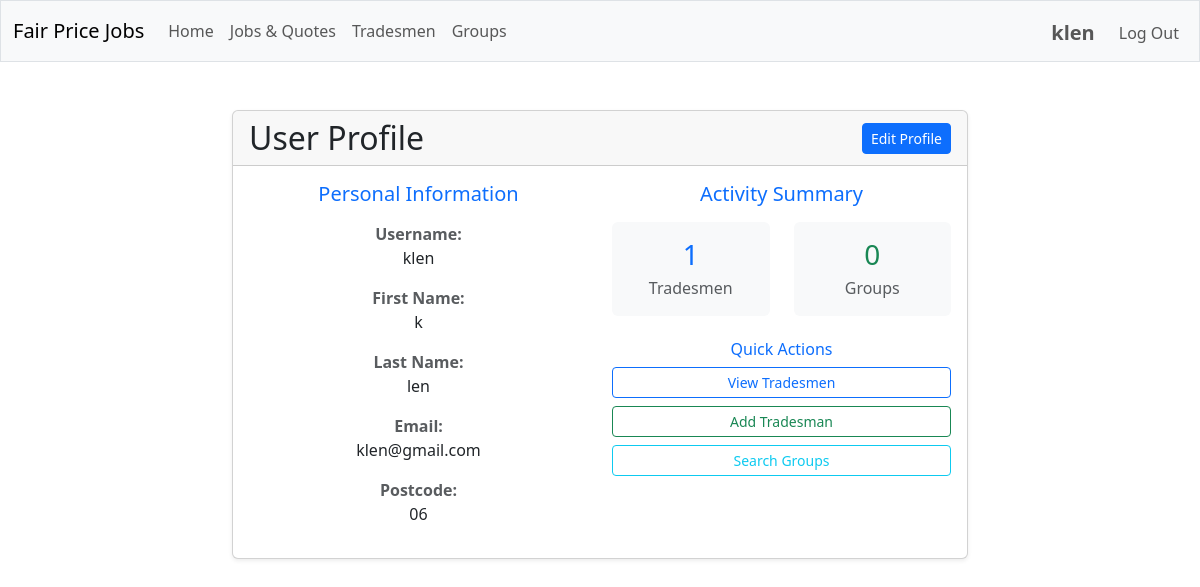
The page /user_profile/1 (signed in) on the database as committed earlier.
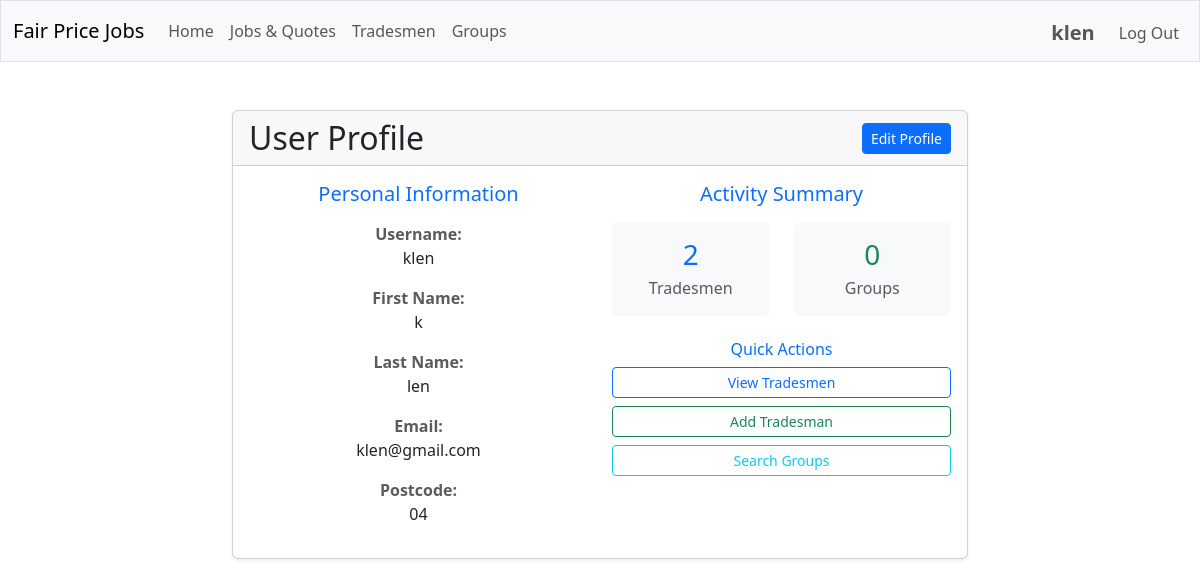
The same page on the database as committed later.
### tables this page shows
CREATE TABLE users (
    id INTEGER PRIMARY KEY AUTOINCREMENT,
    username TEXT NOT NULL UNIQUE,
    firstname TEXT NOT NULL,
    lastname TEXT NOT NULL,
    email TEXT NOT NULL UNIQUE,
    postcode TEXT NOT NULL,
    hash TEXT NOT NULL
);

### app/routes/profile.py (the view)
@profile_bp.route("/user_profile/<int:user_id>")
@login_required
def user_profile(user_id: int) -> Union[str, Response]:
    user = user_service.get_user_by_id(user_id)
    if not user:
        flash("User not found.", "error")
        return redirect(url_for("main.index"))
    user_groups = group_service.get_user_groups(user_id)
    user_tradesmen = tradesman_service.get_tradesmen_by_user(user_id)
    tradesmen_count = len(user_tradesmen)
    groups_count = len([g for g in user_groups if g['status'] != 'pending'])
    return render_template("user_profile.html",
                         user=user,
                         tradesmen_count=tradesmen_count,
                         groups_count=groups_count)

### app/helpers.py (called while the page is built)
def login_required(f: Callable) -> Callable:
    @wraps(f)
    def decorated_function(*args: Any, **kwargs: Any) -> Union[Response, Any]:
        if session.get("user_id") is None:
            return redirect("/login")
        return f(*args, **kwargs)
    return decorated_function

### app/services/database.py (called while the page is built)
def get_db_service() -> DatabaseService:
    return db_service

    def get_connection(self):
        if self.database_path is None:
            raise ValueError("Database path is not configured")
        try:
            if not hasattr(g, '_database'):
                g._database = sqlite3.connect(self.database_path, isolation_level=None)
                g._database.row_factory = sqlite3.Row
                g._database.execute("PRAGMA foreign_keys = ON")
            return g._database
        except RuntimeError:
            if not hasattr(self, '_test_connection'):
                self._test_connection = sqlite3.connect(self.database_path, isolation_level=None)
                self._test_connection.row_factory = sqlite3.Row
                self._test_connection.execute("PRAGMA foreign_keys = ON")
            return self._test_connection

### templates/user_profile.html (shortened to what the changed rows need)
{% extends "layout.html" %}
{% block main %}
<div class="container">
    <div class="row justify-content-center">
        <div class="col-md-8">
            <div class="card shadow-sm">
                <div class="card-header">
                    <div class="d-flex justify-content-between align-items-center">
                        <h2 class="mb-0">User Profile</h2>
                    </div>
                </div>
                <div class="card-body">
                    <div class="row">
                        <div class="col-md-6">
                            <div class="mb-3">
                                <label class="fw-bold text-muted">Username:</label>
                                <p class="mb-1">{{ user.username }}</p>
                            </div>
                            <div class="mb-3">
                                <label class="fw-bold text-muted">First Name:</label>
                                <p class="mb-1">{{ user.firstname }}</p>
                            </div>
                            <div class="mb-3">
                                <label class="fw-bold text-muted">Last Name:</label>
                                <p class="mb-1">{{ user.lastname }}</p>
                            </div>
                            <div class="mb-3">
                                <label class="fw-bold text-muted">Email:</label>
                                <p class="mb-1">{{ user.email }}</p>
                            </div>
                            <div class="mb-3">
                                <label class="fw-bold text-muted">Postcode:</label>
                                <p class="mb-1">{{ user.postcode }}</p>
                            </div>
                        </div>
                        <div class="col-md-6">
                            <div class="row">
                                <div class="col-6">
                                    <div class="text-center p-3 bg-light rounded">
                                        <h3 class="text-primary mb-1">{{ tradesmen_count }}</h3>
                                        <p class="text-muted mb-0">Tradesmen</p>
                                    </div>
                                </div>
                            </div>
                        </div>
                    </div>
                </div>
            </div>
        </div>
    </div>
</div>
{% endblock %}

### templates/layout.html (shortened to what this page needs)
<!DOCTYPE html>
<html lang="en">
    <head>
        <link href="https://cdn.jsdelivr.net/npm/bootstrap@5.3.0/dist/css/bootstrap.min.css" rel="stylesheet">
        <link rel="stylesheet" href="{{ url_for('static', filename='css/custom.css') }}">
    </head>
    <body>
        <nav class="navbar navbar-expand-md navbar-light bg-light border">
            <div class="container-fluid">
                <a class="navbar-brand mb-0 align-items-center" href="/">Fair Price Jobs</a>
                <div class="collapse navbar-collapse" id="navbarNav">
                    {% if session.user_id %}
                        <ul class="navbar-nav me-auto mb-2 mb-lg-0">
                            <li class="nav-item">
                                <a class="nav-link" href="{{ url_for('main.index') }}">Home</a>
                            </li>
                            <li class="nav-item">
                                <a class="nav-link" href="{{ url_for('search.search_jobs_quotes') }}">Jobs & Quotes</a>
                            </li>
                            <li class="nav-item">
                                <a class="nav-link" href="{{ url_for('search.search_tradesmen') }}">Tradesmen</a>
                            </li>
                            <li class="nav-item">
                                <a class="nav-link" href="{{ url_for('groups.search_groups') }}">Groups</a>
                            </li>
                        </ul>
                        <ul class="navbar-nav ms-auto mt-1 align-items-center">
                            <li class="nav-item me-3">
                                <a class="nav-link fs-5 fw-bold p-0" href="{{ url_for('profile.user_profile', user_id=session.user_id) }}">{{ session.username }}</a>
                            </li>
                            <li class="nav-item">
                                <a class="nav-link" href="/logout">Log Out</a>
                            </li>
                        </ul>
                    {% endif %}
                </div>
            </div>
        </nav>
        <main class="container-fluid py-5 text-center">
            {% block main %}{% endblock %}
        </main>
    </body>
</html>

Rows that differ between the two databases and show on the page:
changed users "klen": postcode "06" → "04"
Other text that changed with them:
{{ tradesmen_count }}: "1" → "2"
